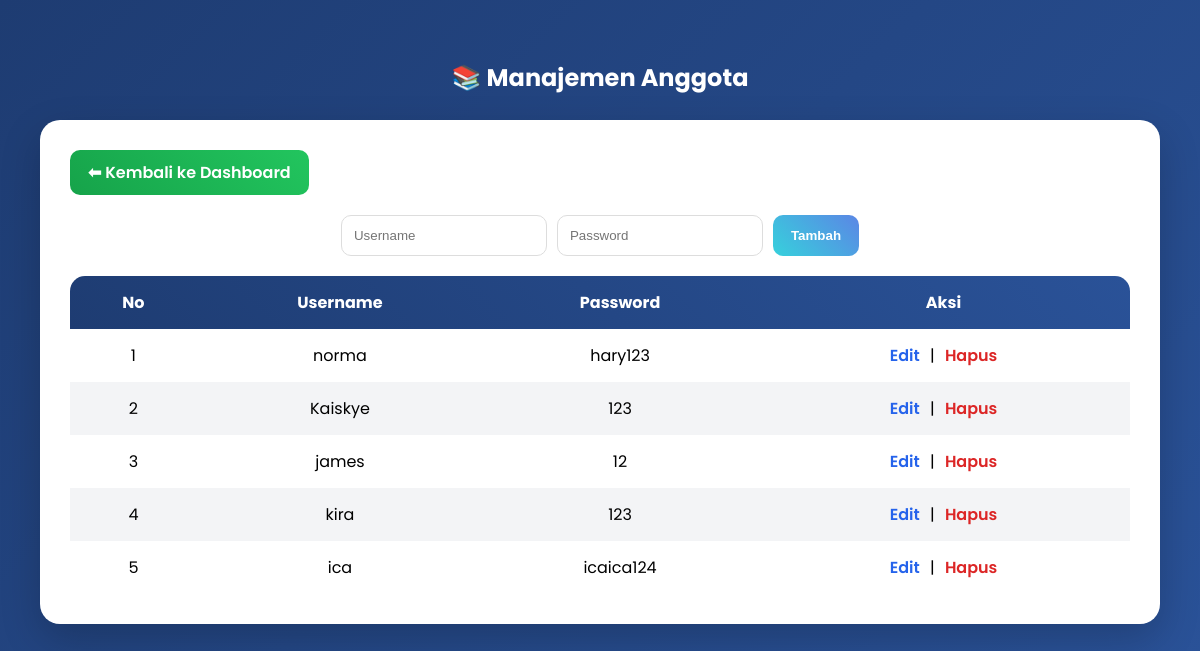
The page /manage_anggota.php (signed in) on the database its author committed.
### tables this page shows
CREATE TABLE `users` (
  `id` int(11) NOT NULL,
  `username` varchar(50) NOT NULL,
  `password` varchar(100) NOT NULL,
  `role` enum('admin','anggota') NOT NULL
);

### manage_anggota.php (the view, shortened to what this page needs)
<?php
include 'config.php';
$edit_data = null;
$data = mysqli_query($conn, "SELECT * FROM users ORDER BY id DESC");
?>
<!DOCTYPE html>
<html>
<head>
</head>
<body>
<h2>📚 Manajemen Anggota</h2>
<div class="container">
<a href="dashboard_admin.php" class="btn-dashboard">⬅ Kembali ke Dashboard</a>
<form method="POST">
    <input type="text" name="username" placeholder="Username"
        value="<?= $edit_data['username'] ?? '' ?>" required>
    <input type="text" name="password" placeholder="Password"
        value="<?= $edit_data['password'] ?? '' ?>" required>
    <?php if ($edit_data) { ?>
        <button type="submit" name="update" class="btn-green">Update</button>
        <a href="manage_anggota.php" class="btn-cancel">Batal</a>
    <?php } else { ?>
        <button type="submit" name="tambah" class="btn-green">Tambah</button>
    <?php } ?>
</form>
<table>
<thead>
<tr>
    <th>No</th>
    <th>Username</th>
    <th>Password</th>
    <th>Aksi</th>
</tr>
</thead>
<tbody>
<?php
$no = 1;
if ($data && mysqli_num_rows($data) > 0) {
    while ($row = mysqli_fetch_assoc($data)) {
?>
<tr>
    <td><?= $no++; ?></td>
    <td><?= htmlspecialchars($row['username']); ?></td>
    <td><?= htmlspecialchars($row['password']); ?></td>
    <td class="aksi">
        <a class="edit" href="?edit=<?= $row['id']; ?>">Edit</a> |
        <a class="hapus" href="?hapus=<?= $row['id']; ?>" onclick="return confirm('Yakin hapus?')">Hapus</a>
    </td>
</tr>
<?php
    }
} else {
    echo "<tr><td colspan='4'>Belum ada data anggota</td></tr>";
}
?>
</tbody>
</table>
</div>
</body>
</html>

### manage_anggota.php (style rules this page uses)
body { font-family: 'Poppins', sans-serif; background: linear-gradient(135deg, #1e3c72, #2a5298); margin: 0; padding: 40px; }
h2 { text-align: center; color: white; margin-bottom: 25px; }
.container { max-width: 1100px; margin: auto; background: white; padding: 30px; border-radius: 20px; box-shadow: 0 15px 40px rgba(0,0,0,0.2); }
.btn-dashboard { display: inline-block; margin-bottom: 20px; background: linear-gradient(45deg, #16a34a, #22c55e); color: white; text-decoration: none; padding: 10px 18px; border-radius: 10px; font-weight: 600; transition: 0.3s; }
form { display: flex; flex-wrap: wrap; gap: 10px; justify-content: center; margin-bottom: 20px; }
form input { padding: 12px; border: 1px solid #ddd; border-radius: 10px; min-width: 180px; }
button { padding: 12px 18px; border: none; border-radius: 10px; cursor: pointer; font-weight: 600; }
.btn-green { background: linear-gradient(45deg, #36d1dc, #5b86e5); color: white; }
table { width: 100%; border-collapse: collapse; margin-top: 20px; border-radius: 15px; overflow: hidden; }
table thead { background: linear-gradient(45deg, #1e3c72, #2a5298); color: white; }
table th, table td { padding: 14px; text-align: center; }
table tr:nth-child(even) { background: #f3f4f6; }
.aksi a { text-decoration: none; font-weight: 600; margin: 0 6px; }
.edit { color: #2563eb; }
.hapus { color: #dc2626; }

### rows shown on the page
users: username "norma", password "hary123"
users: username "Kaiskye", password "123"
users: username "james", password "12"
users: username "kira", password "123"
users: username "ica", password "icaica124"
